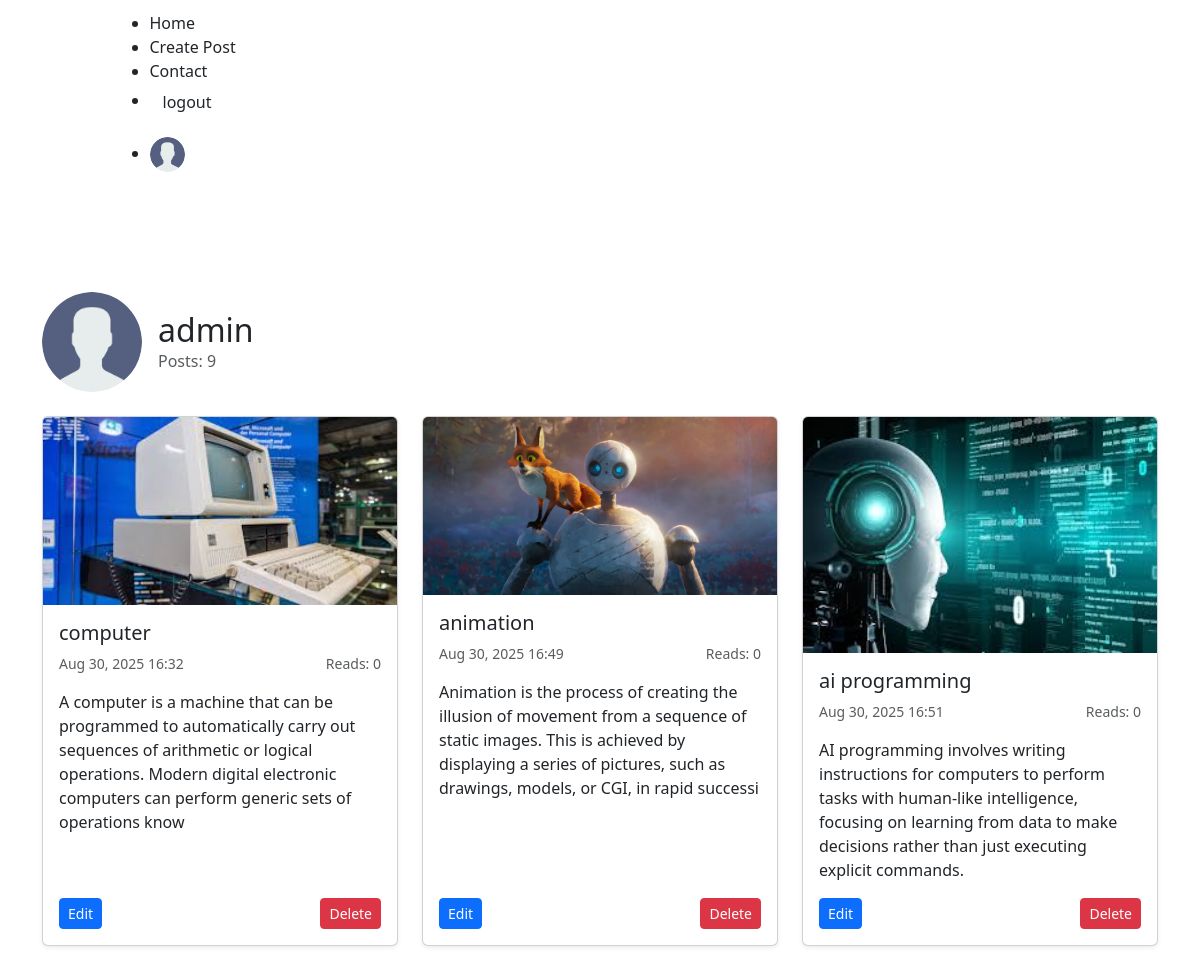
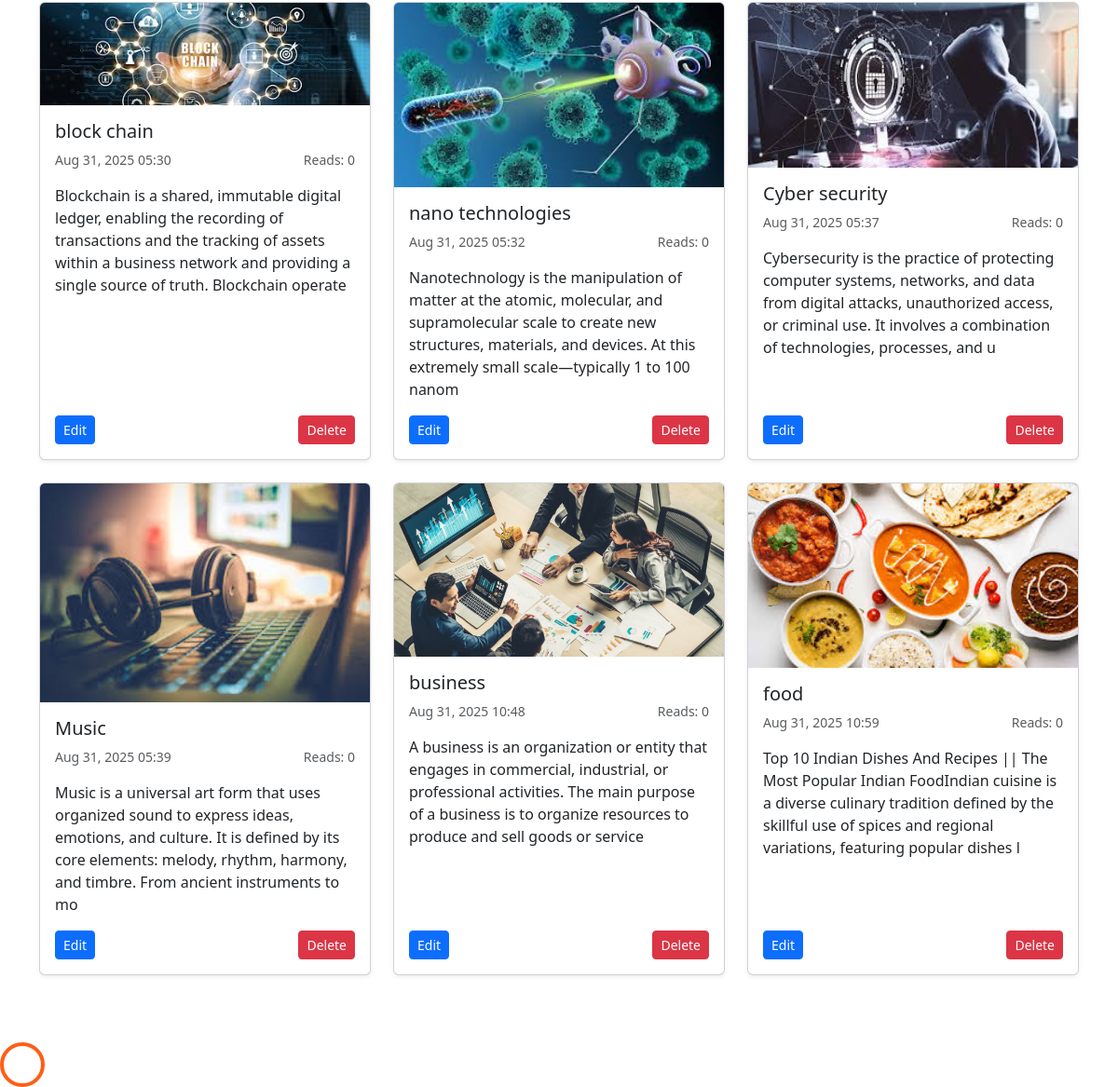
The page /profile/ (signed in, lower part) on the database as committed earlier (2 pictures, top to bottom).
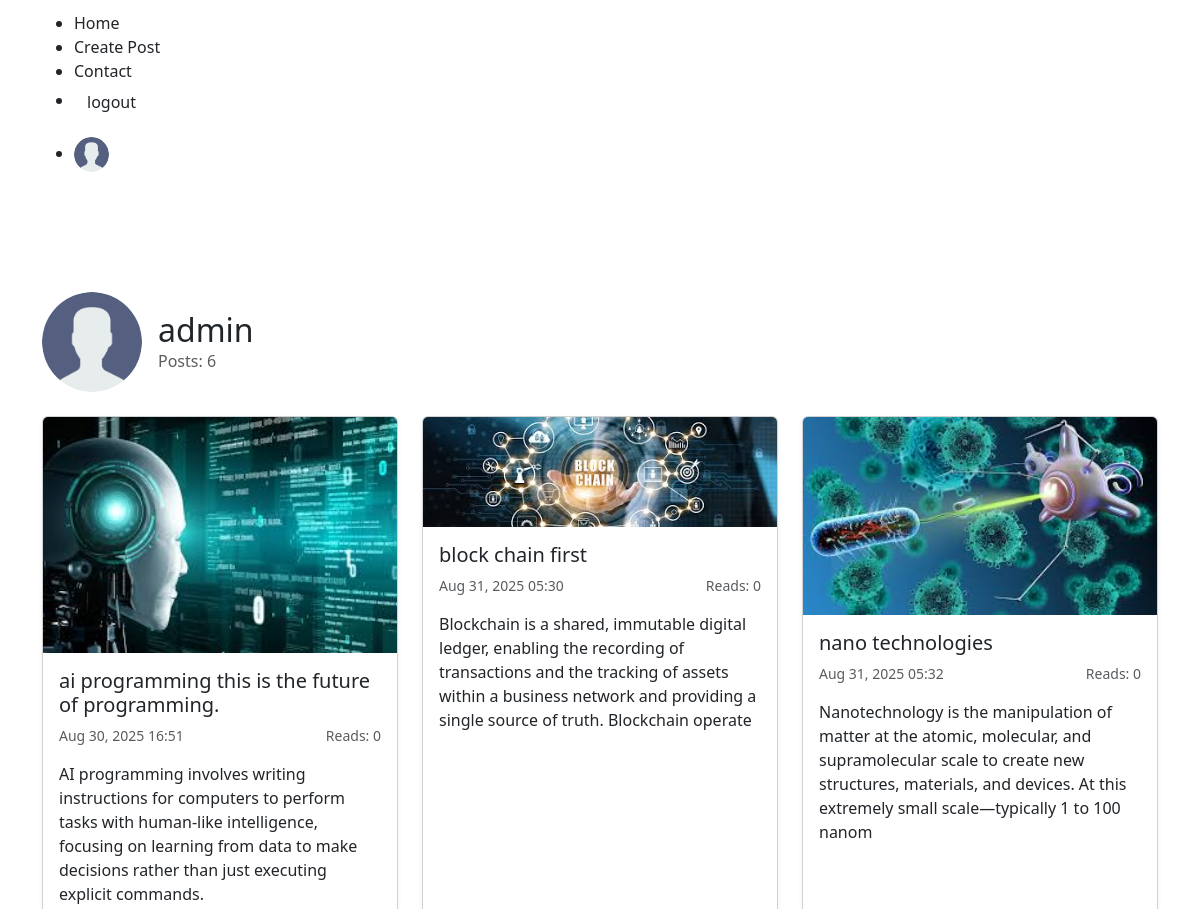
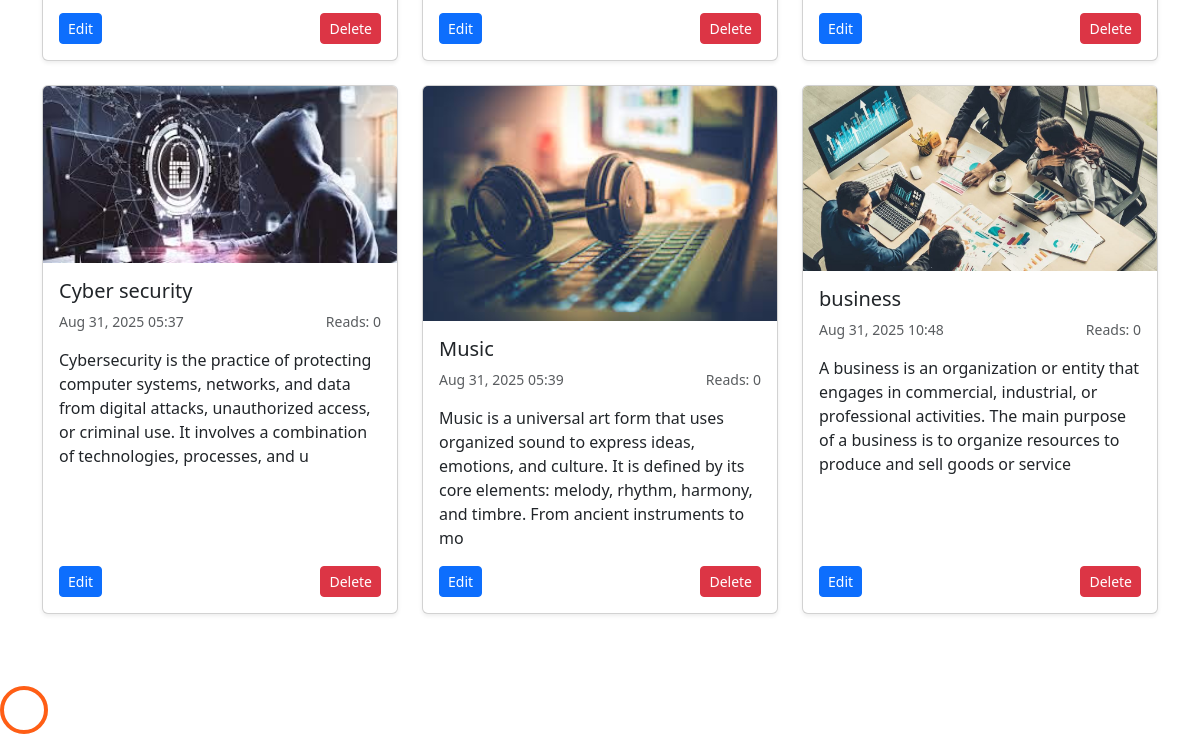
The same page on the database as committed later (2 pictures, top to bottom).
### api/models.py (models this page shows, shortened)
class Author(models.Model):
    user = models.OneToOneField(User,on_delete=models.CASCADE)
    image = models.ImageField(upload_to="thumbnail/", default="thumbnail/user.png")
    rate = models.IntegerField(default=0)
    def __str__(self):
        return self.user.username

class Blog(models.Model):
    author = models.ForeignKey(Author,on_delete=models.CASCADE)
    title = models.CharField(max_length=250)
    slug = models.SlugField(null=True,blank=True,unique=True)
    content = models.TextField()
    created_at = models.DateTimeField(auto_now_add=True)
    updated_at = models.DateTimeField(auto_now_add=True)
    image = models.ImageField(upload_to='thumbnail',blank=True,null=True)
    published = models.BooleanField(default=False)
    categories = models.ManyToManyField(Categories)
    read = models.IntegerField(default=0)
    def __str__(self):
        return self.title

### api/views.py (the view)
# urls.py: path('profile/',profile_view,name="profile"),
def profile_view(request):
    author = Author.objects.get(user=request.user)
    posts = Blog.objects.filter(author = author,published=True)
    print("posts==>",posts,"author==>",author)
    data={
        'author':author,
        'posts':posts
    }
    return render(request,'api/profile.html',data)

### api/context_processors.py (called while the page is built)
def author_context(request):
    if request.user.is_authenticated:
        try:
            return {'current_author':Author.objects.get(user=request.user)}
        except Author.DoesNotExist:
            return {'current_author':None}
    return {'current_author':None}

### api/templates/api/profile.html
{% extends "api/base.html" %}
{% load static %}
{% block content %}
<div class="container" style="margin-top:6rem;margin-bottom:3rem;">
  <div class="d-flex align-items-center mb-4">
    <img src="{{ author.image.url }}" alt="Profile Image"
         class="rounded-circle me-3" width="100" height="100">
    <div>
      <h2 class="mb-0">{{ author.user.username }}</h2>
      <p class="text-muted mb-0">Posts: {{ posts|length }}</p>
    </div>
  </div>
  <div class="row">
    {% for post in posts %}
    <div class="col-md-4 mb-4">
      <div class="card h-100 shadow-sm">
        {% if post.image %}
          <img src="{{ post.image.url }}" class="card-img-top" alt="{{ post.title }}">
        {% else %}
          <img src="{% static 'images/default-post.jpg' %}" class="card-img-top" alt="Default Image">
        {% endif %}
        <div class="card-body d-flex flex-column">
          <h5 class="card-title">{{ post.title }}</h5>
          <div>
             <div class="d-flex justify-content-between text-muted small mb-3">
                <span>{{ post.created_at|date:"M d, Y H:i" }}</span>
                <span>Reads: {{ post.read }}</span>
             </div>
            <p>{{post.content|slice:":200"}}</p>
          </div>
          <div class="mt-auto d-flex justify-content-between">
            <a href="{% url 'edit' post.slug %}" class="btn btn-sm btn-primary">Edit</a>
            <a href="{% url 'delete' post.slug %}" class="btn btn-sm btn-danger">Delete</a>
          </div>
        </div>
      </div>
    </div>
    {% empty %}
      <p>No posts yet.</p>
    {% endfor %}
  </div>
</div>
{% endblock %}

### api/templates/api/base.html (shortened to what this page needs)
{% load static %}
<html lang="en">
  <head>
  <link rel="stylesheet" href="{% static 'fonts/icomoon/style.css' %}">
  <link rel="stylesheet" href="{% static 'css/bootstrap.min.css' %}">
  <link rel="stylesheet" href="{% static 'css/jquery-ui.css' %}">
  <link rel="stylesheet" href="{% static 'css/owl.carousel.min.css' %}">
  <link rel="stylesheet" href="{% static 'css/owl.theme.default.min.css' %}">
  <link rel="stylesheet" href="{% static 'css/jquery.fancybox.min.css' %}">
  <link rel="stylesheet" href="{% static 'css/bootstrap-datepicker.css' %}">
  <link rel="stylesheet" href="{% static 'fonts/flaticon/font/flaticon.css' %}">
  <link rel="stylesheet" href="{% static 'css/aos.css' %}">
  <link href="{% static 'css/jquery.mb.YTPlayer.min.css' %}" media="all" rel="stylesheet" type="text/css %}">
  <link rel="stylesheet" href="{% static 'css/style.css' %}">
   <link href="https://cdn.jsdelivr.net/npm/bootstrap@5.3.8/dist/css/bootstrap.min.css" rel="stylesheet">
</head>
<body data-spy="scroll" data-target=".site-navbar-target" data-offset="300" data-aos-easing="slide" data-aos-duration="800" data-aos-delay="0">
  <div class="site-wrap">
    <div class="header-top">
      <div id="sticky-wrapper" class="sticky-wrapper" style="height: 58.2812px;"><div class="site-navbar py-2 js-sticky-header site-navbar-target d-none pl-0 d-lg-block" role="banner" style="width: 1351px;">
      <div class="container">
        <div class="d-flex align-items-center">
          <div class="mr-auto">
            <nav class="site-navigation position-relative text-right" role="navigation">
              <ul class="site-menu main-menu js-clone-nav mr-auto d-none pl-0 d-lg-block">
                      <li class="active">
                        <a href="{% url 'home' %}" class="nav-link text-left">Home</a>
                      </li>
                      <li>
                        <a href="{% url 'create' %}" class="nav-link text-left">Create Post</a>
                      </li>
                      <li>
                        <a href="{% url 'contact'  %}" class="nav-link text-left">Contact</a>
                      </li>
                      {% if request.user.is_authenticated and current_author %}
                    <li>
                      <form action="{% url 'logout' %}" method="post">
                        <input type="submit" class='btn' value="logout">
                      </form>
                    </li>
                    <li style="cursor:pointer;">
                       <a href="{% url 'profile' %}">
                          <img src="{{current_author.image.url}}"
                            alt="{{request.user.username}}"
                            style="width:35px;height:35px;border-radius:50%;object-fit:cover;">
                       </a>
                    </li>
                    {% else %}
                      <li><a href="{% url 'signup' %}" class="nav-link text-left">Signup</a></li>
                      <li><a href="{% url 'login' %}" class="nav-link text-left">Login</a></li>
                    {% endif %}
              </ul>
            </nav>
          </div>
        </div>
      </div>
    </div></div>
    </div>
   {% block content %} {% endblock content %}
  </div>
  <div id="loader" class="fullscreen"><svg class="circular" width="48px" height="48px"><circle class="path-bg" cx="24" cy="24" r="22" fill="none" stroke-width="4" stroke="#eeeeee"></circle><circle class="path" cx="24" cy="24" r="22" fill="none" stroke-width="4" stroke-miterlimit="10" stroke="#ff5e15"></circle></svg></div>
  </body>
</body>
</html>

Rows that differ between the two databases and show on the page:
removed Blog: image (picture), title "computer", created_at "Aug 30, 2025 16:32", read "0", content "A computer is a machine that can be programmed to automatically carry out sequences of arithmetic or logical operations. Modern digital electronic computers can perform generic sets of operations know"
removed Blog: image (picture), title "animation", created_at "Aug 30, 2025 16:49", read "0", content "Animation is the process of creating the illusion of movement from a sequence of static images. This is achieved by displaying a series of pictures, such as drawings, models, or CGI, in rapid successi"
removed Blog: image (picture), title "food", created_at "Aug 31, 2025 10:59", read "0", content "Top 10 Indian Dishes And Recipes || The Most Popular Indian FoodIndian cuisine is a diverse culinary tradition defined by the skillful use of spices and regional variations, featuring popular dishes l"
changed Blog: title "ai programming" → "ai programming this is the future of programming."
changed Blog: title "block chain" → "block chain first"
Other text that changed with them:
{{ posts|length }}: "9" → "6"
